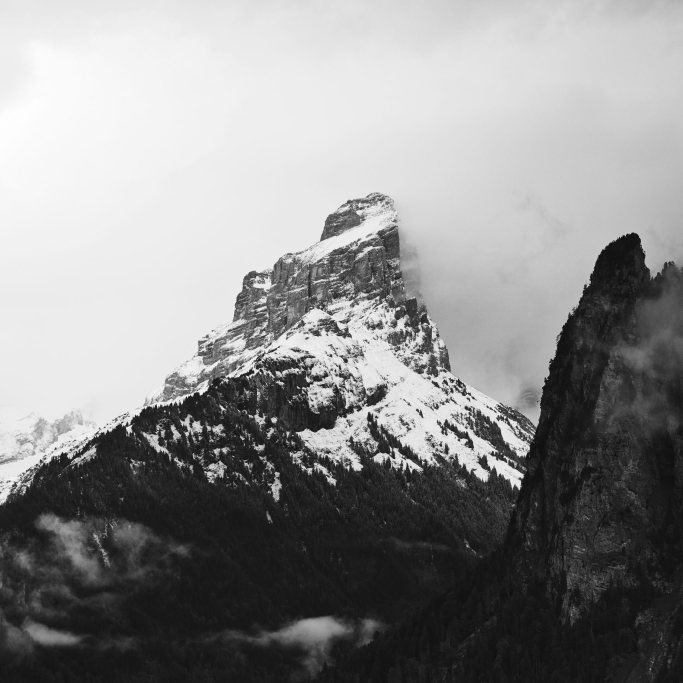
#> input picture public/splash-dark.jpg, 2048 x 2048 px (shown at 1/3 size)
$ python -i preprocess.py   (imports and definitions only)
#> lines starting #> are read from the running program, lines starting #| are printed output that depends on the picture
#> further down, picture is the input picture: shape (2048, 2048, 3); min 0, max 255, mean 140.9
"""Official SAMP-Net RGB/spectral-saliency inputs, for offline verification only.

Saliency calculation adapted from BCMI CADB (MIT, see LICENSE-MIT.txt).
No face crop, quality threshold, optical decision or photo rating is produced.
"""

import cv2
import numpy as np
from PIL import Image

INPUT_VERSION = "qraw-sampnet-input-1"
IMAGE_SIZE = 224
MEAN = np.array([0.485, 0.456, 0.406], dtype=np.float32)[:, None, None]
STD = np.array([0.229, 0.224, 0.225], dtype=np.float32)[:, None, None]


def prepare_inputs(rgb: np.ndarray) -> dict[str, np.ndarray]:
    """Accept already oriented uint8 RGB pixels; leave the caller's pixels intact."""
    if (not isinstance(rgb, np.ndarray) or rgb.dtype != np.uint8
            or rgb.ndim != 3 or rgb.shape[2] != 3):
        raise ValueError("SAMP-Net requires uint8 HWC RGB pixels")
    if min(rgb.shape[:2]) < 6:
        raise ValueError("SAMP-Net spectral input requires both dimensions >= 6")
    # Official CADBDataset uses PIL Resize((224,224)), without a center crop.
    resized = Image.fromarray(rgb).resize((IMAGE_SIZE, IMAGE_SIZE), Image.Resampling.BILINEAR)
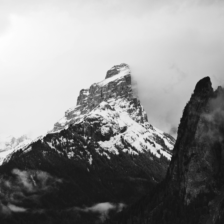
#> resized: PIL image 224x224 RGB; min 16, max 254, mean 140.9
    image = np.asarray(resized).astype(np.float32).transpose(2, 0, 1) / 255.0
    image = (image - MEAN) / STD
    saliency = _saliency(rgb).astype(np.float32)
    if (not np.isfinite(saliency).all() or saliency.min() < 0
            or saliency.max() > 1):
        raise ValueError("SAMP-Net saliency is not finite in [0,1]")
    return {
        "image": np.ascontiguousarray(image[None]),
        "saliency": np.ascontiguousarray(saliency[None, None]),
    }


def _saliency(rgb: np.ndarray) -> np.ndarray:
    # Preserve upstream order, OpenCV defaults and float64 FFT arithmetic.
    # In particular, derive saliency from the full frame BEFORE the 224px resize.
    gray = cv2.cvtColor(rgb, cv2.COLOR_RGB2GRAY)
    height, width = gray.shape
#> height = 2048; width = 2048
    reduced = cv2.resize(gray, (width // 6, height // 6), interpolation=cv2.INTER_AREA)
    spectrum = np.fft.fft2(reduced)
    phase = np.angle(spectrum)
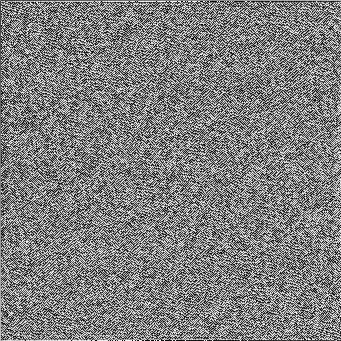
#> phase: shape (341, 341) float64; min -3.14, max 3.14, mean 1.56e-17; drawn with min black and max white
    log_amplitude = np.log(np.abs(spectrum) + 0.000001)
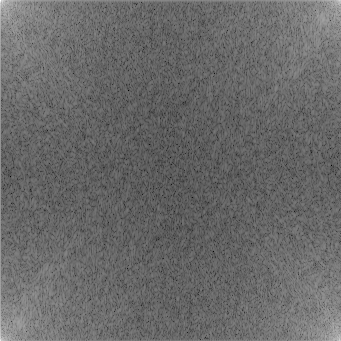
#> log_amplitude: shape (341, 341) float64; min 1.91, max 16.61, mean 8; drawn with min black and max white
    residual = log_amplitude - cv2.blur(log_amplitude, (3, 3))
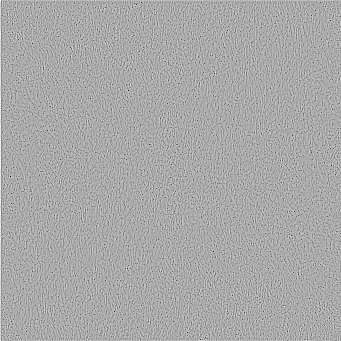
#> residual: shape (341, 341) float64; min -4.75, max 2.38, mean 0.00354; drawn with min black and max white
    reconstructed = np.exp(residual) * (np.cos(phase) + 1j * np.sin(phase))
    saliency = np.abs(np.fft.ifft2(reconstructed)) ** 2
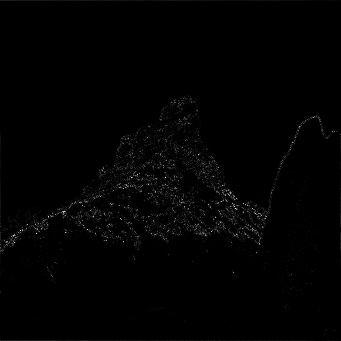
#> saliency: shape (341, 341) float64; min 2.85e-13, max 0.00141, mean 1.33e-05; drawn with min black and max white
    saliency = cv2.GaussianBlur(saliency, (9, 9), 2.5)
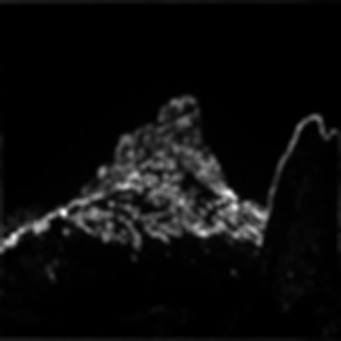
#> saliency: shape (341, 341) float64; min 7.49e-08, max 0.000251, mean 1.3e-05; drawn with min black and max white
    saliency = cv2.resize(saliency, (IMAGE_SIZE, IMAGE_SIZE), interpolation=cv2.INTER_LINEAR)
#> saliency: shape (224, 224) float64
    threshold = np.quantile(saliency.reshape(-1), 0.95)
#> threshold = 7.84e-05
    if threshold > 0:
        saliency[saliency > threshold] = threshold
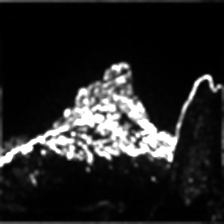
#> saliency: shape (224, 224) float64; min 7.62e-08, max 7.84e-05, mean 1.15e-05; drawn with min black and max white
        # Upstream divides by threshold, not (threshold - minimum).
        saliency = (saliency - saliency.min()) / threshold
    return saliency

>>> import cv2
>>> picture = cv2.cvtColor(cv2.imread('../../../../../../public/splash-dark.jpg'), cv2.COLOR_BGR2RGB)
>>> result = prepare_inputs(picture)
#> result = 2 items

$ run again, on public/splash-light.jpg
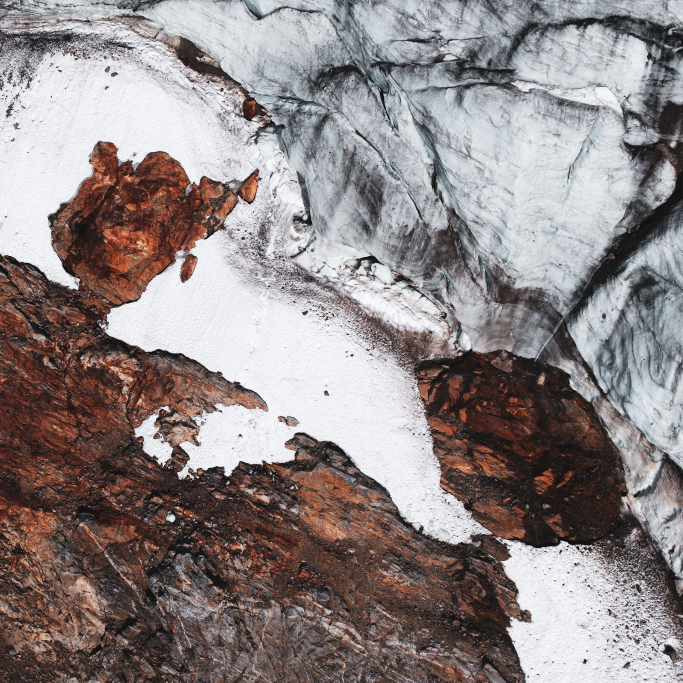
#> input picture public/splash-light.jpg, 2048 x 2048 px (shown at 1/3 size)
#> in _saliency, `saliency = cv2.GaussianBlur(saliency, (9, 9), 2.5)`:
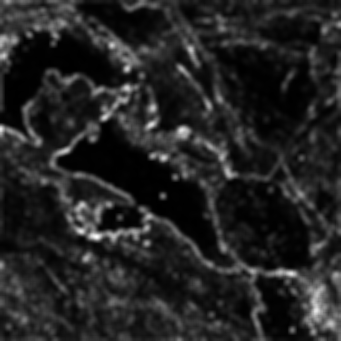
#> saliency: shape (341, 341) float64; min 5.43e-07, max 9.96e-05, mean 1.47e-05; drawn with min black and max white
#> threshold = 3.92e-05
#> in _saliency, `saliency[saliency > threshold] = threshold`:
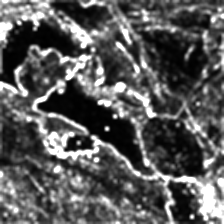
#> saliency: shape (224, 224) float64; min 5.64e-07, max 3.92e-05, mean 1.41e-05; drawn with min black and max white
#> result = 2 items
